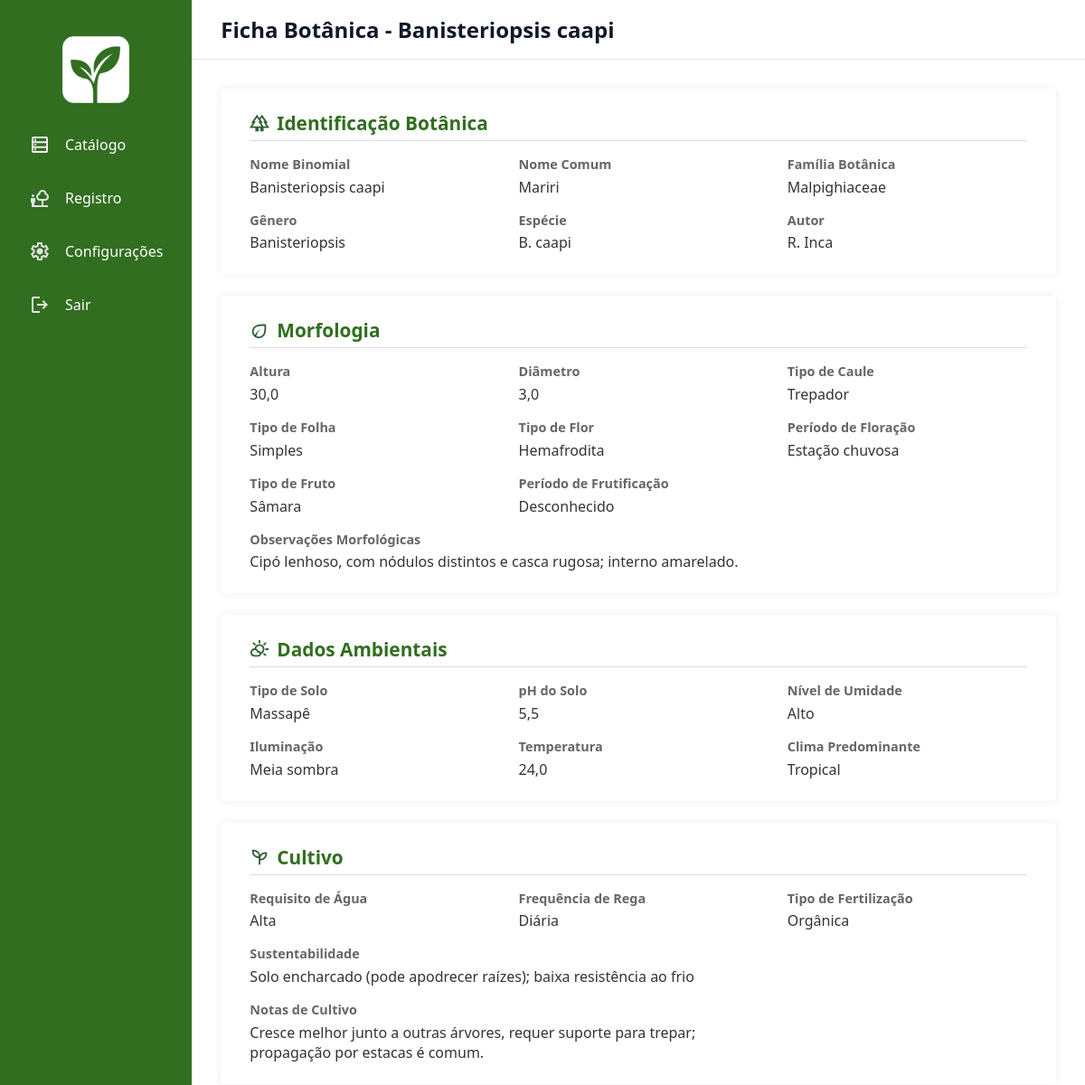
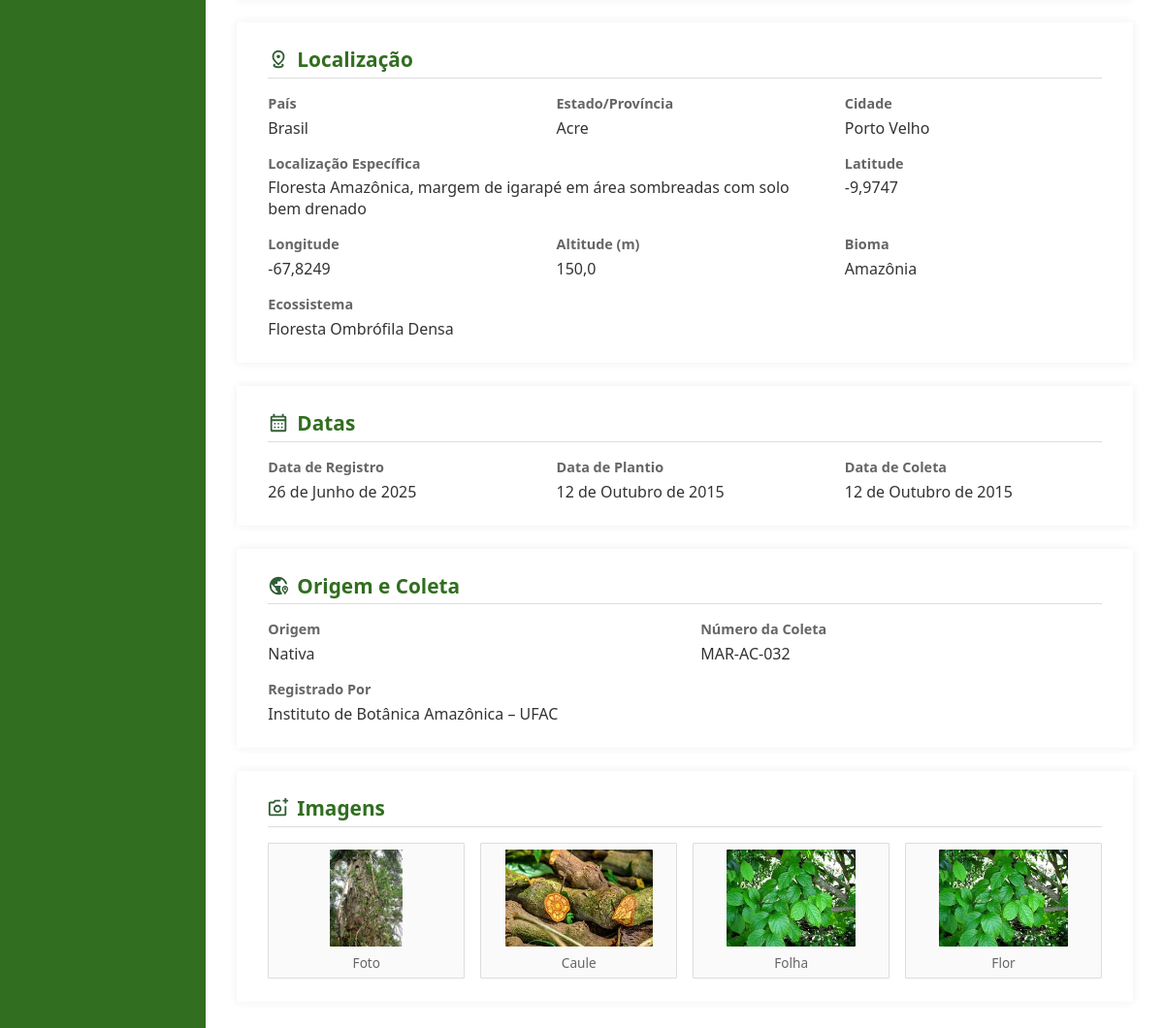
Screenshot of /plantas/detais/17/ (signed in) with the database file from the repository (2 pictures, top to bottom).
### apps/core/models.py (models this page shows, shortened)
class BotanicalRegister(models.Model):
    binomial = models.CharField(max_length=250)
    common_name = models.CharField(max_length=250)
    botanical_family = models.CharField(max_length=250)
    genus = models.CharField(max_length=250)
    species = models.CharField(max_length=250)
    author = models.CharField(max_length=250)
    height = models.FloatField()
    diameter = models.FloatField()
    stem_type = models.CharField(max_length=MAX_LENGHT, choices=StemType.choices, default=StemType.UNKNOWN)
    leaf_type = models.CharField(max_length=MAX_LENGHT, choices=LeafType.choices, default=LeafType.UNKNOWN)
    flower_type = models.CharField(max_length=MAX_LENGHT, choices=FlowerType.choices, default=FlowerType.UNKNOWN)
    flowering_period = models.CharField(max_length=MAX_LENGHT, choices=FloweringPeriod.choices, default=FloweringPeriod.UNKNOWN)
    fruit_type = models.CharField(max_length=MAX_LENGHT, choices=FruitType.choices, default=FruitType.UNKNOWN)
    fruiting_period = models.CharField(max_length=MAX_LENGHT, choices=FruitingPeriod.choices, default=FruitingPeriod.UNKNOWN)
    morphological_observations = models.TextField(blank=True, null=True)
    soil_type = models.CharField(max_length=MAX_LENGHT, choices=SoilType.choices, default=SoilType.UNKNOWN)
    soil_pH = models.FloatField()
    moisture = models.CharField(max_length=MAX_LENGHT, choices=MoistureLevel.choices, default=MoistureLevel.UNKNOWN)
    lighting = models.CharField(max_length=MAX_LENGHT, choices=LightExposure.choices, default=LightExposure.UNKNOWN)
    temperature= models.FloatField()
    climate = models.CharField(max_length=MAX_LENGHT, choices=PredominantClimate.choices, default=PredominantClimate.UNKNOWN)
    water_requirement = models.CharField(max_length=MAX_LENGHT, choices=WaterRequirement.choices, default=WaterRequirement.UNKNOWN)
    watering_frequency = models.CharField(max_length=MAX_LENGHT, choices=WateringFrequency.choices, default=WateringFrequency.UNKNOWN)
    fertilization_type = models.CharField(max_length=MAX_LENGHT, choices=FertilizationType.choices, default=FertilizationType.NONE)
    need_for_pruning = models.BooleanField(default=False)
    susceptibility = models.TextField(blank=True, null=True)
    cultivation_notes = models.TextField(blank=True, null=True)
    country = models.CharField(max_length=100)
    state_province = models.CharField(max_length=100)
    city = models.CharField(max_length=100)
    specific_location = models.TextField(blank=True, null=True)
    latitude = models.FloatField()
    longitude = models.FloatField()
    altitude_meters = models.FloatField(blank=True, null=True)
    biome = models.CharField(max_length=100, blank=True, null=True)
    ecosystem = models.CharField(max_length=150, blank=True, null=True)
    registration_date = models.DateField(auto_now_add=True)
    planting_date = models.DateField(blank=True, null=True)
    collection_date = models.DateField(blank=True, null=True)
    origin = models.CharField(max_length=100, blank=True, null=True)
    collection_number = models.CharField(max_length=100, blank=True, null=True)
    registered_by = models.CharField(max_length=150)
    general_image = models.ImageField(upload_to='plants/general/', null=True, blank=True)
    stem_image = models.ImageField(upload_to='plants/stem/', null=True, blank=True)
    leaf_image = models.ImageField(upload_to='plants/leaf/', null=True, blank=True)
    flower_image = models.ImageField(upload_to='plants/flower/', null=True, blank=True)
    fruit_image = models.ImageField(upload_to='plants/fruit/', null=True, blank=True)

### apps/core/views.py (the view)
# urls.py: path('plantas/detais/<int:id>/', views.view, name='view'),
@never_cache
@login_required
def view(request, id):
    plant = get_object_or_404(BotanicalRegister, id=id)
    return render(request, 'core/view_botanical.html', {'plant': plant})

### templates/core/view_botanical.html (shortened to what this page needs)
{% load static %}
<!DOCTYPE html>
<html lang="pt-br">
<head>
    <link rel="stylesheet" href="{% static 'css/core.css' %}" />
    <link rel="stylesheet" href="{% static 'css/global.css' %}" />
    <link rel="stylesheet" href="{% static 'css/view.css' %}" />
</head>
<body>
    <aside>
        <img class="logo" src="{% static 'assets/geoplant_w.png' %}" alt="GeoPlant" />
        <a href="{% url 'catalog' %}"><img src="{% static 'svg/home.svg' %}" alt="home" />Catálogo</a>
        <a href="{% url 'create_botanical' %}"><img src="{% static 'svg/register_botanic.svg' %}"
                alt="registrar" />Registro</a>
        <a href="#"><img src="{% static 'svg/settings.svg' %}" alt="configurações" />Configurações</a>
        <a href="{% url 'login' %}"><img src="{% static 'svg/logout.svg' %}" alt="sair" />Sair</a>
    </aside>
    <main>
        <header>Ficha Botânica - {{ plant.binomial }}</header>
        <div class="content">
            <section class="card">
                <h3><img src="{% static 'svg/florest.svg' %}" alt="Identificação" />Identificação Botânica</h3>
                <div class="fields">
                    <div class="field"><label>Nome Binomial</label><span>{{ plant.binomial }}</span></div>
                    <div class="field"><label>Nome Comum</label><span>{{ plant.common_name }}</span></div>
                    <div class="field"><label>Família Botânica</label><span>{{ plant.botanical_family }}</span></div>
                    <div class="field"><label>Gênero</label><span>{{ plant.genus }}</span></div>
                    <div class="field"><label>Espécie</label><span>{{ plant.species }}</span></div>
                    <div class="field"><label>Autor</label><span>{{ plant.author }}</span></div>
                </div>
            </section>
            <section class="card">
                <h3><img src="{% static 'svg/eco.svg' %}" alt="Morfologia" />Morfologia</h3>
                <div class="fields">
                    <div class="field"><label>Altura</label><span>{{ plant.height }}</span></div>
                    <div class="field"><label>Diâmetro</label><span>{{ plant.diameter }}</span></div>
                    <div class="field"><label>Tipo de Caule</label><span>{{ plant.stem_type }}</span></div>
                    <div class="field"><label>Tipo de Folha</label><span>{{ plant.leaf_type }}</span></div>
                    <div class="field"><label>Tipo de Flor</label><span>{{ plant.flower_type }}</span></div>
                    <div class="field"><label>Período de Floração</label><span>{{ plant.flowering_period }}</span></div>
                    <div class="field"><label>Tipo de Fruto</label><span>{{ plant.fruit_type }}</span></div>
                    <div class="field"><label>Período de Frutificação</label><span>{{ plant.fruiting_period }}</span>
                    </div>
                    <div class="field" style="grid-column: span 2;">
                        <label>Observações Morfológicas</label>
                        <span>{{ plant.morphological_observations }}</span>
                    </div>
                </div>
            </section>
            <section class="card">
                <h3><img src="{% static 'svg/climate.svg' %}" alt="Ambientais" />Dados Ambientais</h3>
                <div class="fields">
                    <div class="field"><label>Tipo de Solo</label><span>{{ plant.soil_type }}</span></div>
                    <div class="field"><label>pH do Solo</label><span>{{ plant.soil_pH }}</span></div>
                    <div class="field"><label>Nível de Umidade</label><span>{{ plant.moisture }}</span></div>
                    <div class="field"><label>Iluminação</label><span>{{ plant.lighting }}</span></div>
                    <div class="field"><label>Temperatura</label><span>{{ plant.temperature }}</span></div>
                    <div class="field"><label>Clima Predominante</label><span>{{ plant.climate }}</span></div>
                </div>
            </section>
            <section class="card">
                <h3><img src="{% static 'svg/cultivo.svg' %}" alt="Cultivo" />Cultivo</h3>
                <div class="fields">
                    <div class="field"><label>Requisito de Água</label><span>{{ plant.water_requirement }}</span></div>
                    <div class="field"><label>Frequência de Rega</label><span>{{ plant.watering_frequency }}</span>
                    </div>
                    <div class="field"><label>Tipo de Fertilização</label><span>{{ plant.fertilization_type }}</span>
                    </div>
                    <div class="field" style="grid-column: span 2;">
                        <label>Sustentabilidade</label>
                        <span>{{ plant.susceptibility }}</span>
                    </div>
                    <div class="field" style="grid-column: span 2;">
                        <label>Notas de Cultivo</label>
                        <span>{{ plant.cultivation_notes }}</span>
                    </div>
                </div>
            </section>
            <section class="card">
                <h3><img src="{% static 'svg/loc.svg' %}" alt="Localização" />Localização</h3>
                <div class="fields">
                    <div class="field"><label>País</label><span>{{ plant.country }}</span></div>
                    <div class="field"><label>Estado/Província</label><span>{{ plant.state_province }}</span></div>
                    <div class="field"><label>Cidade</label><span>{{ plant.city }}</span></div>
                    <div class="field" style="grid-column: span 2;">
                        <label>Localização Específica</label>
                        <span>{{ plant.specific_location }}</span>
                    </div>
                    <div class="field"><label>Latitude</label><span>{{ plant.latitude }}</span></div>
                    <div class="field"><label>Longitude</label><span>{{ plant.longitude }}</span></div>
                    <div class="field"><label>Altitude (m)</label><span>{{ plant.altitude_meters }}</span></div>
                    <div class="field"><label>Bioma</label><span>{{ plant.biome }}</span></div>
                    <div class="field"><label>Ecossistema</label><span>{{ plant.ecosystem }}</span></div>
                </div>
            </section>
            <section class="card">
                <h3><img src="{% static 'svg/calendar.svg' %}" alt="Datas" />Datas</h3>
                <div class="fields">
                    <div class="field"><label>Data de Registro</label><span>{{ plant.registration_date }}</span></div>
                    <div class="field"><label>Data de Plantio</label><span>{{ plant.planting_date }}</span></div>
                    <div class="field"><label>Data de Coleta</label><span>{{ plant.collection_date }}</span></div>
                </div>
            </section>
            <section class="card">
                <h3><img src="{% static 'svg/globe.svg' %}" alt="Origem" />Origem e Coleta</h3>
                <div class="fields">
                    <div class="field"><label>Origem</label><span>{{ plant.origin }}</span></div>
                    <div class="field"><label>Número da Coleta</label><span>{{ plant.collection_number }}</span></div>
                    <div class="field" style="grid-column: span 2;">
                        <label>Registrado Por</label>
                        <span>{{ plant.registered_by }}</span>
                    </div>
                </div>
            </section>
            <section class="card">
                <h3><img src="{% static 'svg/photo.svg' %}" alt="Imagens" />Imagens</h3>
                <div class="images-grid">
                    {% if plant.stem_image %}
                    <figure>
                        <img src="{{ plant.general_image.url }}" alt="Caule" />
                        <figcaption>Foto</figcaption>
                    </figure>
                    {% endif %}
                    {% if plant.stem_image %}
                    <figure>
                        <img src="{{ plant.stem_image.url }}" alt="Caule" />
                        <figcaption>Caule</figcaption>
                    </figure>
                    {% endif %}
                    {% if plant.leaf_image %}
                    <figure>
                        <img src="{{ plant.leaf_image.url }}" alt="Folha" />
                        <figcaption>Folha</figcaption>
                    </figure>
                    {% endif %}
                    {% if plant.flower_image %}
                    <figure>
                        <img src="{{ plant.flower_image.url }}" alt="Flor" />
                        <figcaption>Flor</figcaption>
                    </figure>
                    {% endif %}
                </div>
            </section>
        </div>
    </main>
</body>
</html>

### static/css/core.css (style rules this page uses)
* { box-sizing: border-box; margin: 0; padding: 0; }
:root { --color-primary: #316e20; --color-secondary: #2e7d32; --color-background: #d1d5db; --color-link: #19461b; --color-text: #333; }
body { display: flex; height: 100vh; overflow: hidden; }
aside { background-color: var(--color-primary); color: var(--color-text); padding: 2rem 1rem; display: flex; flex-direction: column; gap: 1rem; }
.logo { display: block; margin: 0 auto; }
aside a { display: flex; align-items: center; gap: 1rem; color: #ffffff; text-decoration: none; padding: 0.6rem 1rem; border-radius: 3px; transition: background 0.3s; }
header { background-color: #fff; padding: 1rem 2rem; border-bottom: 1px solid #e5e7eb; display: flex; justify-content: space-between; align-items: center; }
.content { padding: 2rem; overflow-y: auto; }

### static/css/global.css (style rules this page uses)
html, body { font-family: 'Segoe UI', sans-serif; color: var(--color-text); }

### static/css/view.css (style rules this page uses)
* { box-sizing: border-box; margin: 0; padding: 0; }
:root { --color-primary: #316e20; --color-secondary: #2e7d32; --color-background: #d1d5db; --color-link: #19461b; --color-text: #333; --radius: 1px; --gap: 1rem; }
body { display: flex; height: 100vh; overflow: hidden; background: var(--color-background); color: var(--color-text); }
aside { background-color: var(--color-primary); color: #fff; padding: 2rem 1rem; display: flex; flex-direction: column; gap: var(--gap); min-width: 180px; }
.logo { display: block; margin: 0 auto; width: 90px; height: 90px; object-fit: contain; }
aside a { display: flex; align-items: center; gap: 1rem; color: #fff; text-decoration: none; padding: 0.6rem 1rem; border-radius: 3px; transition: background-color 0.3s ease; }
main { flex: 1; display: flex; flex-direction: column; background: white; overflow-y: auto; }
header { background-color: white; font-size: 1.5rem; color: #111827; font-weight: 700; }
.content { padding: 2rem; overflow-y: auto; flex: 1; }
section.card { background: white; padding: 1.5rem 2rem; margin-bottom: 1.5rem; border-radius: var(--radius); box-shadow: 0 0 10px rgba(0, 0, 0, 0.07); }
section.card h3 { display: flex; align-items: center; gap: 0.5rem; font-weight: 600; margin-bottom: 1rem; color: var(--color-primary); border-bottom: 1px solid #ddd; padding-bottom: 0.3rem; font-size: 1.3rem; }
section.card h3 img { width: 22px; filter: brightness(0) saturate(100%) invert(28%) sepia(80%) saturate(341%) hue-rotate(75deg) brightness(86%) contrast(83%); }
.fields { display: grid; grid-template-columns: repeat(auto-fit, minmax(220px, 1fr)); gap: 1rem 2rem; }
.field { display: flex; flex-direction: column; }
.field label { font-weight: 600; font-size: 0.9rem; color: #666; margin-bottom: 0.3rem; user-select: none; }
.field span { font-size: 1rem; color: var(--color-text); word-break: break-word; }
.field[style*="grid-column: span 2"] { grid-column: span 2; }
.images-grid { display: grid; grid-template-columns: repeat(auto-fit, minmax(12rem, 1fr)); gap: 1rem; margin-top: 0.5rem; }
.images-grid figure { border: 1px solid #ddd; border-radius: var(--radius); padding: 0.4rem; background: #fafafa; display: flex; flex-direction: column; align-items: center; text-align: center; font-size: 0.85rem; color: #666; user-select: none; }
.images-grid figure img, .images-grid>img { max-width: 100%; border-radius: var(--radius); object-fit: contain; max-height: 100px; margin-bottom: 0.4rem; }

### rows the page displays
BotanicalRegister: binomial "Banisteriopsis caapi", common_name "Mariri", botanical_family "Malpighiaceae", genus "Banisteriopsis", species "B. caapi", author "R. Inca", height "30,0", diameter "3,0", stem_type "Trepador", leaf_type "Simples", flower_type "Hemafrodita", flowering_period "Estação chuvosa", fruit_type "Sâmara", fruiting_period "Desconhecido", morphological_observations "Cipó lenhoso, com nódulos distintos e casca rugosa; interno amarelado.", soil_type "Massapê", soil_pH "5,5", moisture "Alto", lighting "Meia sombra", temperature "24,0", climate "Tropical", water_requirement "Alta", watering_frequency "Diária", fertilization_type "Orgânica", susceptibility "Solo encharcado (pode apodrecer raízes); baixa resistência ao frio", cultivation_notes "Cresce melhor junto a outras árvores, requer suporte para trepar; propagação por estacas é comum.", country "Brasil", state_province "Acre", city "Porto Velho", specific_location "Floresta Amazônica, margem de igarapé em área sombreadas com solo bem drenado", latitude "-9,9747", longitude "-67,8249", altitude_meters "150,0", biome "Amazônia", ecosystem "Floresta Ombrófila Densa", registration_date "26 de Junho de 2025", planting_date "12 de Outubro de 2015", collection_date "12 de Outubro de 2015", origin "Nativa", collection_number "MAR-AC-032", registered_by "Instituto de Botânica Amazônica – UFAC", general_image (picture), stem_image (picture), leaf_image (picture), flower_image (picture)
